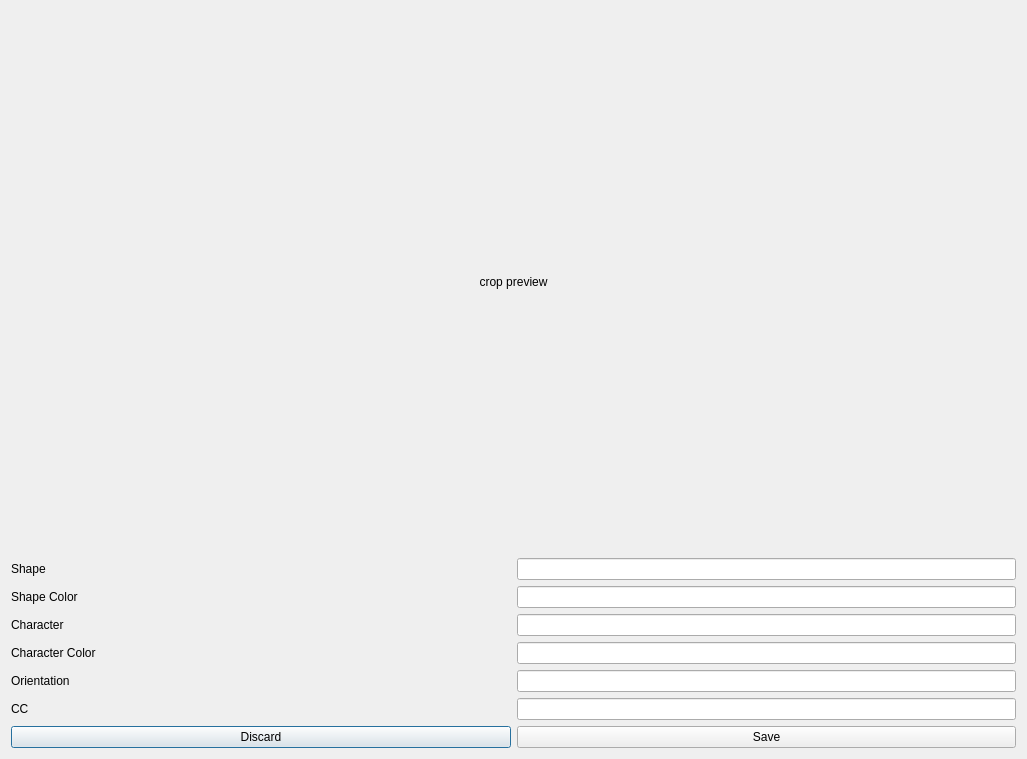
<?xml version="1.0" encoding="UTF-8"?>
<ui version="4.0">
 <class>Target</class>
 <widget class="QDialog" name="Target">
  <property name="geometry">
   <rect>
    <x>0</x>
    <y>0</y>
    <width>1027</width>
    <height>759</height>
   </rect>
  </property>
  <property name="windowTitle">
   <string>Dialog</string>
  </property>
  <layout class="QVBoxLayout" name="verticalLayout">
   <item>
    <widget class="QLabel" name="label">
     <property name="sizePolicy">
      <sizepolicy hsizetype="Expanding" vsizetype="Expanding">
       <horstretch>0</horstretch>
       <verstretch>0</verstretch>
      </sizepolicy>
     </property>
     <property name="text">
      <string>crop preview</string>
     </property>
     <property name="alignment">
      <set>Qt::AlignCenter</set>
     </property>
    </widget>
   </item>
   <item>
    <layout class="QHBoxLayout" name="horizontalLayout">
     <item>
      <widget class="QLabel" name="label_2">
       <property name="text">
        <string>Shape</string>
       </property>
      </widget>
     </item>
     <item>
      <widget class="QLineEdit" name="t1">
       <property name="sizePolicy">
        <sizepolicy hsizetype="Preferred" vsizetype="Maximum">
         <horstretch>0</horstretch>
         <verstretch>0</verstretch>
        </sizepolicy>
       </property>
      </widget>
     </item>
    </layout>
   </item>
   <item>
    <layout class="QHBoxLayout" name="horizontalLayout_2">
     <item>
      <widget class="QLabel" name="label_3">
       <property name="text">
        <string>Shape Color</string>
       </property>
      </widget>
     </item>
     <item>
      <widget class="QLineEdit" name="t2">
       <property name="sizePolicy">
        <sizepolicy hsizetype="Preferred" vsizetype="Preferred">
         <horstretch>0</horstretch>
         <verstretch>0</verstretch>
        </sizepolicy>
       </property>
      </widget>
     </item>
    </layout>
   </item>
   <item>
    <layout class="QHBoxLayout" name="horizontalLayout_3">
     <item>
      <widget class="QLabel" name="label_4">
       <property name="text">
        <string>Character</string>
       </property>
      </widget>
     </item>
     <item>
      <widget class="QLineEdit" name="t3">
       <property name="sizePolicy">
        <sizepolicy hsizetype="Preferred" vsizetype="Preferred">
         <horstretch>0</horstretch>
         <verstretch>0</verstretch>
        </sizepolicy>
       </property>
      </widget>
     </item>
    </layout>
   </item>
   <item>
    <layout class="QHBoxLayout" name="horizontalLayout_4">
     <item>
      <widget class="QLabel" name="label_5">
       <property name="text">
        <string>Character Color</string>
       </property>
      </widget>
     </item>
     <item>
      <widget class="QLineEdit" name="t4">
       <property name="sizePolicy">
        <sizepolicy hsizetype="Preferred" vsizetype="Preferred">
         <horstretch>0</horstretch>
         <verstretch>0</verstretch>
        </sizepolicy>
       </property>
      </widget>
     </item>
    </layout>
   </item>
   <item>
    <layout class="QHBoxLayout" name="horizontalLayout_7">
     <item>
      <widget class="QLabel" name="label_8">
       <property name="text">
        <string>Orientation</string>
       </property>
      </widget>
     </item>
     <item>
      <widget class="QLineEdit" name="t5">
       <property name="sizePolicy">
        <sizepolicy hsizetype="Preferred" vsizetype="Preferred">
         <horstretch>0</horstretch>
         <verstretch>0</verstretch>
        </sizepolicy>
       </property>
      </widget>
     </item>
    </layout>
   </item>
   <item>
    <layout class="QHBoxLayout" name="horizontalLayout_6">
     <item>
      <widget class="QLabel" name="label_7">
       <property name="text">
        <string>CC</string>
       </property>
      </widget>
     </item>
     <item>
      <widget class="QLineEdit" name="t6">
       <property name="sizePolicy">
        <sizepolicy hsizetype="Preferred" vsizetype="Preferred">
         <horstretch>0</horstretch>
         <verstretch>0</verstretch>
        </sizepolicy>
       </property>
      </widget>
     </item>
    </layout>
   </item>
   <item>
    <layout class="QHBoxLayout" name="horizontalLayout_5">
     <item>
      <widget class="QPushButton" name="discard">
       <property name="text">
        <string>Discard</string>
       </property>
      </widget>
     </item>
     <item>
      <widget class="QPushButton" name="save">
       <property name="text">
        <string>Save</string>
       </property>
      </widget>
     </item>
    </layout>
   </item>
  </layout>
 </widget>
 <resources/>
 <connections/>
</ui>
